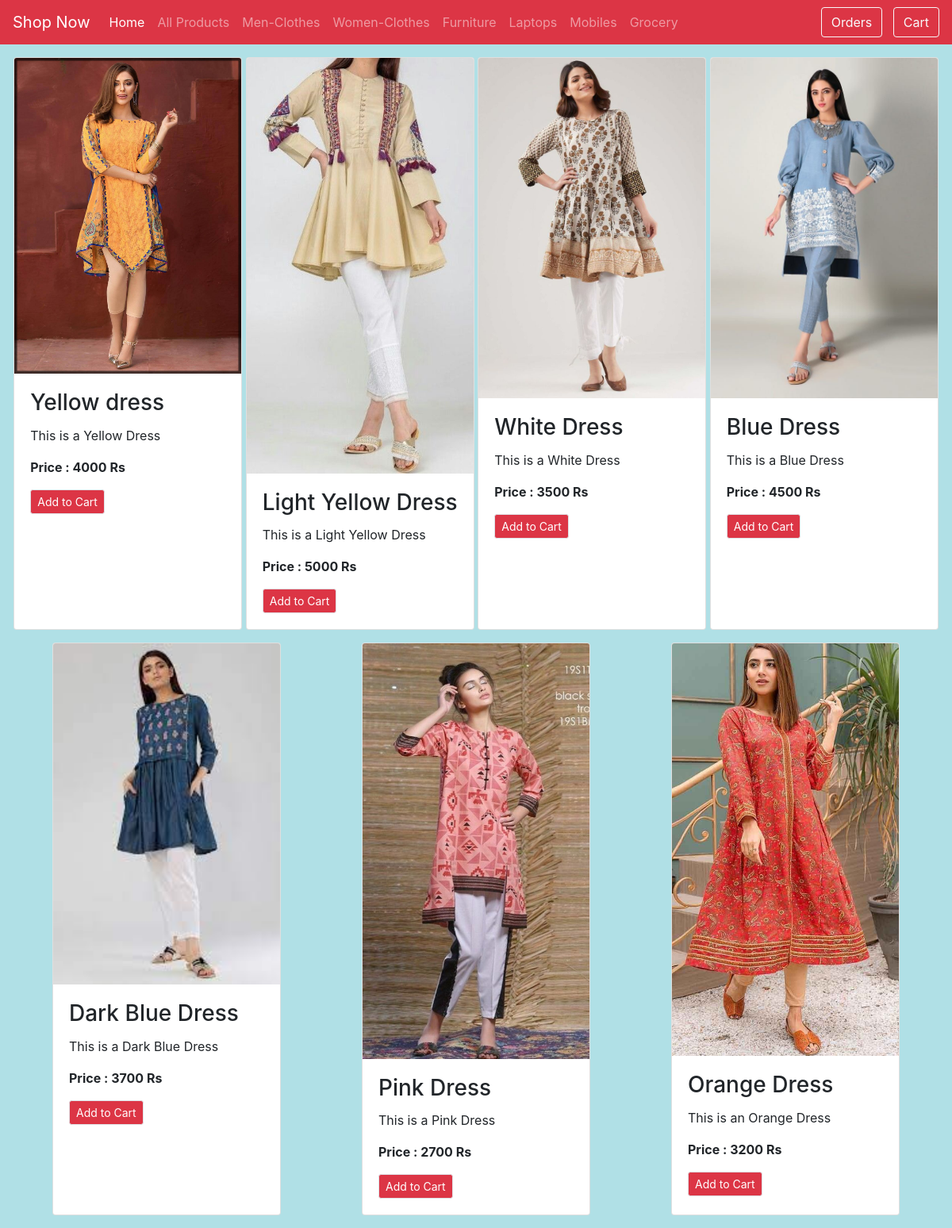
Screenshot of /women-clothes/ with the database file from the repository.
### user/models.py (models this page shows, shortened)
class Product(models.Model):
    name = models.CharField(max_length=60)
    price= models.IntegerField(default=0)
    category= models.ForeignKey(Category,on_delete=models.CASCADE, default=1)
    description= models.CharField(max_length=250, default='', blank=True, null= True)
    image= models.ImageField(upload_to='media/products/')

### user/views.py (the view)
# urls.py: path('women-clothes/', views.Women_clothes, name = 'women-clothes'),
def Women_clothes(request):
    prods = Product.objects.filter(category=2)
    return render(request, 'user/shop.html', { 'products': prods })

### user/templates/user/shop.html (shortened to what this page needs)
<!doctype html>
<html lang="en">
  <head>
    <link rel="stylesheet" href="https://cdn.jsdelivr.net/npm/bootstrap@4.3.1/dist/css/bootstrap.min.css">
  </head>
<body style="background-color:powderblue;">
    <nav class="navbar navbar-expand-lg navbar-dark bg-danger">
        <a class="navbar-brand" href="#">Shop Now</a>
        <div class="collapse navbar-collapse" id="navbarSupportedContent">
            <ul class="navbar-nav mr-auto">
                <li class="nav-item active">
                <a class="nav-link" href="/home">Home <span class="sr-only">(current)</span></a>
                </li>
                <li class="nav-item">
                <a class="nav-link" href="/shop">All Products</a>
                </li>
                <li class="nav-item">
                    <a class="nav-link" href="/men-clothes">Men-Clothes</a>
                </li>
                <li class="nav-item">
                    <a class="nav-link" href="/women-clothes">Women-Clothes</a>
                </li>
                <li class="nav-item">
                    <a class="nav-link" href="/kids-clothes">Furniture</a>
                </li>
                <li class="nav-item">
                    <a class="nav-link" href="/laptops">Laptops</a>
                </li>
                <li class="nav-item">
                    <a class="nav-link" href="/mobiles">Mobiles</a>
                </li>
                <li class="nav-item">
                    <a class="nav-link" href="/grocery">Grocery</a>
                </li>
            </ul>
            <form class="form-inline  my-lg-0">
                <ul class="navbar-nav mr-auto">
                    <a class="btn btn-outline-light me-2" href="#">Orders</a>
                    <a class="btn btn-outline-light me-2" href="#">Cart</a>
                </ul>
            </form>
        </div>
      </nav>
<div class="container-fluid mt-3">
    <div class = "row mx-auto">
        {% for product in products %}
        <div class="card mx-auto mb-3" style="width: 18rem;">
            <img src="{{product.image.url}}" class="card-img-top" alt="...">
            <div class="card-body">
            <h3 class="card-title">{{product.name}}</h3>
            <p class="card-text">{{product.description}}</p>
            <p class="card-text"><b>Price :  {{product.price}} Rs</b></p>
            <a href="#" class="btn btn-danger border btn-sm">Add to Cart</a>
            </div>
        </div>
        {% endfor %}
    </div>
</div>
</body>
</html>

### rows the page displays
Product: image (picture), name "Yellow dress", description "This is a Yellow Dress", price "4000"
Product: image (picture), name "Light Yellow Dress", description "This is a Light Yellow Dress", price "5000"
Product: image (picture), name "White Dress", description "This is a White Dress", price "3500"
Product: image (picture), name "Blue Dress", description "This is a Blue Dress", price "4500"
Product: image (picture), name "Dark Blue Dress", description "This is a Dark Blue Dress", price "3700"
Product: image (picture), name "Pink Dress", description "This is a Pink Dress", price "2700"
Product: image (picture), name "Orange Dress", description "This is an Orange Dress", price "3200"
